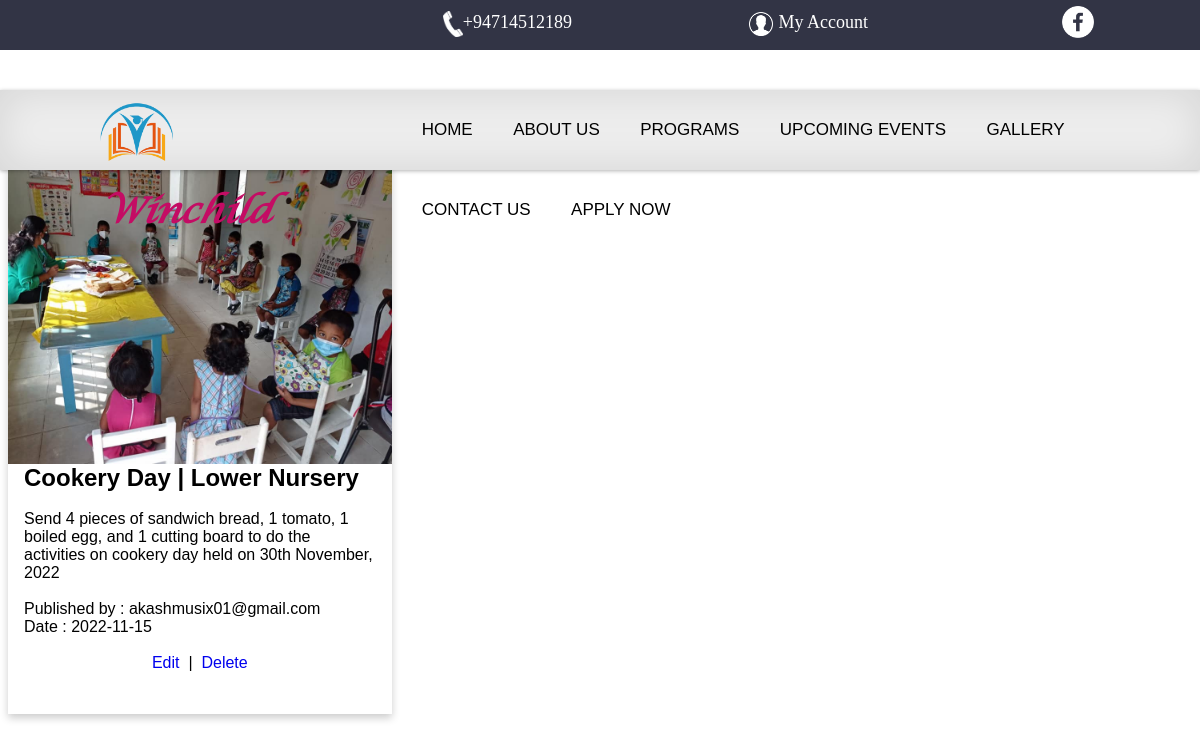
The page /viewAdminActivities.php on the database its author committed.
### tables this page shows
CREATE TABLE IF NOT EXISTS `homework` (
  `homeworkID` int(11) NOT NULL AUTO_INCREMENT,
  `title` varchar(50) NOT NULL,
  `description` varchar(1000) NOT NULL,
  `imagePath` varchar(50) NOT NULL,
  `programName` varchar(20) NOT NULL,
  `date` date NOT NULL,
  `email` varchar(100) NOT NULL,
  PRIMARY KEY (`homeworkID`)
);

### viewAdminActivities.php (the view, shortened to what this page needs)
<!doctype html>
<html>
<head>
	<link href="CSS/style.css" type="text/css" rel="stylesheet">
</head>
<body>
	<header>
	<div>
	<nav class="location">
		<a href="https://www.facebook.com/profile.php?id=100064209064843"><img class="img" src="Images/facebook.png" alt="" height="44px"></a>
		<label class="navContact"><img src="Images/male_user_50px.png" alt="" height="26px"/><a class="login" href="adminAccount.php"> My Account</a></label>
		<label class="navContact"><img src="Images/telephone.png" alt="" height="26px"/>+94714512189</label>
		<label class="navContact"><img src="Images/222-2226601_email-icon-e-mail-white-icon-png.png" alt="" height="18px"/> winchild@gmail.com</label>
		<label class="navContact"><img src="Images/Maps_icon.png" alt="" height="23px"/> Piliyandala</label>
	</nav>
	<nav class="navigation">
		<label class="logo"><img src="Images/logo.png" alt="" height="73px"/><a class="font" href="home.html" style="color: #C40C64"> Winchild</a></label>
		<ul>
			<li><a class="hover"  href="home.html">Home</a></li>
			<li><a class="hover" href="aboutUs.html">About Us</a></li>
			<li><a class="hover" href="programs.html">Programs</a></li>
			<li><a class="hover" href="upcomingEvents.php">Upcoming Events</a></li>
			<li><a class="hover" href="Gallery.php">Gallery</a></li>
			<li><a class="hover" href="contactUs.php">Contact Us</a></li>
			<li><a class="hover" href="applyNow.php">Apply Now</a></li>
		</ul>
	</nav>
	</div>
	</header>
	<br><br><br><br><br><br><br>
	<ul class="breadcrumbs">
		<li class="breadcrumbs_item">
			<a href="home.html" class="breadcrumbs_link">Home</a>
		</li>
		<li class="breadcrumbs_item">
			<a href="adminAccount.php" class="breadcrumbs_link">My Account</a>
		</li>
		<li class="breadcrumbs_item">
			<a href="#" class="breadcrumbs_link breadcrumbs_link--active">View Activities/Homework</a>
		</li>
	</ul>
	<?php
		$con = mysqli_connect("localhost","root","","winchilddb","3308");
		$sql = "SELECT * FROM `homework`;";
		$result = mysqli_query($con, $sql);
		if (mysqli_num_rows($result) > 0)
		{
			while($row = mysqli_fetch_assoc($result))
			{
	?>
	  <div class="row">
	  <div class="column">
		<div class="card">
		  <img src="<?php echo $row["imagePath"]?>" style="width: 100%; height: 300px;">
		  <div class="container">
			<h2><?php echo $row["title"]?>&nbsp|&nbsp<?php echo $row["programName"] ?></h2><br>
			<p><?php echo $row["description"]?></p><br>
			<p>Published by : <?php echo $row["email"]?> </p>
			<p>Date : <?php echo $row["date"]?> </p> <br>
			<p align="center">
				<a href="editActivity.php?id=<?php echo $row["homeworkID"]; ?>">Edit</a>
				&nbsp;|&nbsp;
				<a href="deleteActivity.php?id=<?php echo $row["homeworkID"]; ?>">Delete</a>
			</p><br>
		  </div>
		</div>
		</div>
	<?php
	  		}
		}
	?>
</body>
</html>

### CSS/style.css (style rules this page uses)
* { padding: 0; margin: 0; text-decoration: none; list-style: none; box-sizing: border-box; }
body { font-family: Baskerville, "Palatino Linotype", Palatino, "Century Schoolbook L", "Times New Roman", "serif"; }
header { position: fixed; top: 0; left: 0; right: 0; z-index: 9999; transition: all 300ms ease-in-out; }
nav.location { background: #323445; height: 50px; width: 100%; }
nav.navigation { background: #EDEDED; height: 80px; width: 100%; display: flex; }
.navigation { position: relative; box-shadow: 0 1px 4px rgba(0,0,0,0.3), 0 0 40px rgba(0,0,0,0.1) inset; }
.navigation:before, .navigation:after { content: ''; position: absolute; z-index: -1; top: 50%; bottom: 0; left: 10px; right: 10px; border-radius: 100px / 10px; }
label.navContact { font-family: Cambria, "Hoefler Text", "Liberation Serif", Times, "Times New Roman", "serif"; float: right; color: white; font-size: 18px; line-height: 45px; padding: 0 88px; }
img.img { float: right; padding: 0 100px; }
img { vertical-align: middle; }
nav label.logo { font-family: "baskerville"; font-style: italic; font-weight: bold; color: #C40C64; font-size: 35px; line-height: 80px; padding: 0 100px; }
nav ul { float: right; margin-right: 20px; }
nav ul li { display: inline; line-height: 80px; margin: 0 5px; }
nav ul li a { color: black; font-size: 17px; padding: 30px 13px; border-radius: 3px; text-transform: uppercase; }
a.login { color: white; }
* { box-sizing: border-box; }
body { font-family: Verdana, sans-serif; }
label { font-family: sans-serif; font-size: 18px; }

### viewAdminActivities.php (style rules this page uses)
nav label a.font { font-family: winchildFont; }
.breadcrumbs { padding: 10px; font-family: sans-serif; }
.breadcrumbs_item { display: inline-block; }
.breadcrumbs_item:not(:last-of-type)::after { content: '\203a\203a'; margin: 0 5px; color: #3F51AC; }
.breadcrumbs_link { text-decoration: none; color: #3F51AC; }
.breadcrumbs_link--active { color: #D7066F; }
html { box-sizing: border-box; }
*, *:before, *:after { box-sizing: inherit; }
.column { float: left; width: 33.3%; margin-bottom: 16px; padding: 0 8px; }
.card { box-shadow: 0 4px 8px 0 rgba(0, 0, 0, 0.2); }
.container { padding: 0 16px; }
.container::after, .row::after { content: ""; clear: both; display: table; }
.row { box-sizing: border-box; height: 550px; }
.column { box-sizing: border-box; height: 550px; }
.card { box-sizing: border-box; height: 550px; }

### rows shown on the page
homework: imagePath (picture), title "Cookery Day", programName "Lower Nursery", description "Send 4 pieces of sandwich bread, 1 tomato, 1 boiled egg, and 1 cutting board to do the activities on cookery day held on 30th November, 2022", email "akashmusix01@gmail.com", date "2022-11-15"
